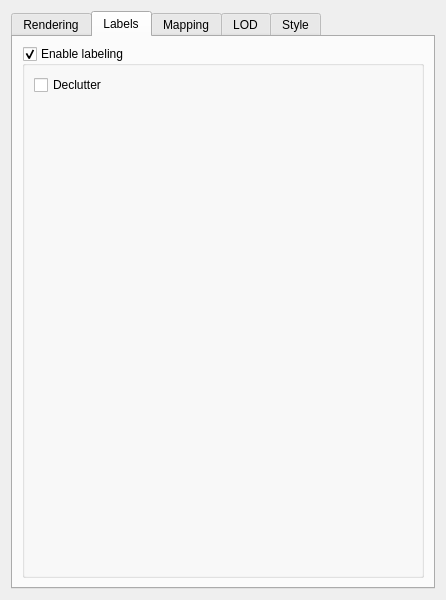
<?xml version="1.0" encoding="UTF-8"?>
<ui version="4.0">
 <class>QgsGlobeVectorLayerPropertiesPage</class>
 <widget class="QgsVectorLayerPropertiesPage" name="QgsGlobeVectorLayerPropertiesPage">
  <property name="geometry">
   <rect>
    <x>0</x>
    <y>0</y>
    <width>446</width>
    <height>600</height>
   </rect>
  </property>
  <property name="windowTitle">
   <string>Form</string>
  </property>
  <layout class="QGridLayout" name="gridLayout">
   <item row="0" column="0">
    <widget class="QTabWidget" name="tabWidget">
     <property name="currentIndex">
      <number>1</number>
     </property>
     <widget class="QWidget" name="tab_4">
      <attribute name="title">
       <string>Rendering</string>
      </attribute>
      <layout class="QFormLayout" name="formLayout_3">
       <item row="0" column="0">
        <widget class="QCheckBox" name="mChkLighting">
         <property name="text">
          <string>Lighting</string>
         </property>
        </widget>
       </item>
      </layout>
     </widget>
     <widget class="QWidget" name="tab_5">
      <attribute name="title">
       <string>Labels</string>
      </attribute>
      <layout class="QGridLayout" name="gridLayout_3">
       <item row="0" column="0">
        <widget class="QGroupBox" name="mGbxLabelingEnabled">
         <property name="title">
          <string>Enable labeling</string>
         </property>
         <property name="checkable">
          <bool>true</bool>
         </property>
         <layout class="QFormLayout" name="formLayout_4">
          <item row="0" column="0">
           <widget class="QCheckBox" name="mCbxLabelingDeclutter">
            <property name="text">
             <string>Declutter</string>
            </property>
           </widget>
          </item>
         </layout>
        </widget>
       </item>
      </layout>
     </widget>
     <widget class="QWidget" name="tab">
      <attribute name="title">
       <string>Mapping</string>
      </attribute>
      <layout class="QVBoxLayout" name="verticalLayout_2">
       <item>
        <widget class="QgsCollapsibleGroupBox" name="mGbxAltitude">
         <property name="title">
          <string>Altitude</string>
         </property>
         <layout class="QFormLayout" name="formLayout">
          <item row="0" column="0">
           <widget class="QLabel" name="mLblClamping">
            <property name="toolTip">
             <string>Terrain following behaviur</string>
            </property>
            <property name="text">
             <string>Clamping</string>
            </property>
           </widget>
          </item>
          <item row="0" column="1">
           <widget class="QComboBox" name="mCbxAltitudeClamping">
            <property name="toolTip">
             <string>Terrain following behavior</string>
            </property>
           </widget>
          </item>
          <item row="1" column="0">
           <widget class="QLabel" name="mLblTechnique">
            <property name="toolTip">
             <string>Terrain following technique</string>
            </property>
            <property name="text">
             <string>Technique</string>
            </property>
           </widget>
          </item>
          <item row="2" column="0">
           <widget class="QLabel" name="mLblBinding">
            <property name="toolTip">
             <string>Granulatiry at which to sample the terrain</string>
            </property>
            <property name="text">
             <string>Binding</string>
            </property>
           </widget>
          </item>
          <item row="3" column="0">
           <widget class="QLabel" name="mLblResolution">
            <property name="toolTip">
             <string>Elevation data resolution at which to sample terrain height</string>
            </property>
            <property name="text">
             <string>Resolution</string>
            </property>
           </widget>
          </item>
          <item row="4" column="0">
           <widget class="QLabel" name="mLblOffset">
            <property name="toolTip">
             <string>Vertical offset to apply to geometry Z</string>
            </property>
            <property name="text">
             <string>Offset</string>
            </property>
           </widget>
          </item>
          <item row="5" column="0">
           <widget class="QLabel" name="mLblScale">
            <property name="toolTip">
             <string>Scale factor to apply to geometry Z</string>
            </property>
            <property name="text">
             <string>Scale</string>
            </property>
           </widget>
          </item>
          <item row="1" column="1">
           <widget class="QComboBox" name="mCbxAltitudeTechnique">
            <property name="toolTip">
             <string>Terrain following technique</string>
            </property>
           </widget>
          </item>
          <item row="2" column="1">
           <widget class="QComboBox" name="mCbxAltitudeBinding">
            <property name="toolTip">
             <string>Granulatiry at which to sample the terrain</string>
            </property>
           </widget>
          </item>
          <item row="3" column="1">
           <widget class="QDoubleSpinBox" name="mTxtAltitudeResolution">
            <property name="toolTip">
             <string>Elevation data resolution at which to sample terrain height</string>
            </property>
           </widget>
          </item>
          <item row="4" column="1">
           <widget class="QDoubleSpinBox" name="mTxtAltitudeOffset">
            <property name="toolTip">
             <string>Vertical offset to apply to geometry Z</string>
            </property>
           </widget>
          </item>
          <item row="5" column="1">
           <widget class="QDoubleSpinBox" name="mTxtAltitudeScale">
            <property name="toolTip">
             <string>Scale factor to apply to geometry Z</string>
            </property>
           </widget>
          </item>
         </layout>
        </widget>
       </item>
       <item>
        <widget class="QgsCollapsibleGroupBox" name="mGbxExtrusion">
         <property name="title">
          <string>Extrusion</string>
         </property>
         <property name="checkable">
          <bool>true</bool>
         </property>
         <layout class="QFormLayout" name="formLayout_2">
          <property name="fieldGrowthPolicy">
           <enum>QFormLayout::AllNonFixedFieldsGrow</enum>
          </property>
          <item row="0" column="0">
           <widget class="QLabel" name="mLblHeight">
            <property name="text">
             <string>Height [m]</string>
            </property>
           </widget>
          </item>
          <item row="2" column="0">
           <widget class="QLabel" name="mLblWallGradient">
            <property name="text">
             <string>Wall gradient</string>
            </property>
           </widget>
          </item>
          <item row="2" column="1">
           <widget class="QDoubleSpinBox" name="mTxtWallGradient">
            <property name="maximum">
             <double>1.000000000000000</double>
            </property>
            <property name="singleStep">
             <double>0.100000000000000</double>
            </property>
            <property name="value">
             <double>0.500000000000000</double>
            </property>
           </widget>
          </item>
          <item row="3" column="0" colspan="2">
           <widget class="QCheckBox" name="mChkExtrusionFlatten">
            <property name="text">
             <string>Flatten</string>
            </property>
           </widget>
          </item>
          <item row="0" column="1">
           <widget class="QLineEdit" name="mTxtHeight"/>
          </item>
          <item row="4" column="0">
           <spacer name="verticalSpacer">
            <property name="orientation">
             <enum>Qt::Vertical</enum>
            </property>
            <property name="sizeHint" stdset="0">
             <size>
              <width>20</width>
              <height>40</height>
             </size>
            </property>
           </spacer>
          </item>
         </layout>
        </widget>
       </item>
      </layout>
     </widget>
     <widget class="QWidget" name="tab_2">
      <attribute name="title">
       <string>LOD</string>
      </attribute>
      <layout class="QVBoxLayout" name="verticalLayout_3">
       <item>
        <widget class="QTableWidget" name="tableWidget">
         <column>
          <property name="text">
           <string>Name</string>
          </property>
         </column>
         <column>
          <property name="text">
           <string>Max Range</string>
          </property>
         </column>
        </widget>
       </item>
      </layout>
     </widget>
     <widget class="QWidget" name="tab_3">
      <attribute name="title">
       <string>Style</string>
      </attribute>
      <layout class="QVBoxLayout" name="verticalLayout">
       <item>
        <widget class="QGroupBox" name="groupBox">
         <property name="title">
          <string>CSS Styling</string>
         </property>
         <property name="checkable">
          <bool>true</bool>
         </property>
         <layout class="QHBoxLayout" name="horizontalLayout">
          <item>
           <widget class="QTableWidget" name="tableWidget_2">
            <column>
             <property name="text">
              <string>Name</string>
             </property>
            </column>
            <column>
             <property name="text">
              <string>Definition</string>
             </property>
            </column>
           </widget>
          </item>
         </layout>
        </widget>
       </item>
      </layout>
     </widget>
    </widget>
   </item>
  </layout>
 </widget>
 <customwidgets>
  <customwidget>
   <class>QgsVectorLayerPropertiesPage</class>
   <extends>QWidget</extends>
   <header>qgsvectorlayerpropertiespage.h</header>
   <container>1</container>
  </customwidget>
  <customwidget>
   <class>QgsCollapsibleGroupBox</class>
   <extends>QGroupBox</extends>
   <header>qgscollapsiblegroupbox.h</header>
   <container>1</container>
  </customwidget>
 </customwidgets>
 <resources/>
 <connections/>
</ui>
